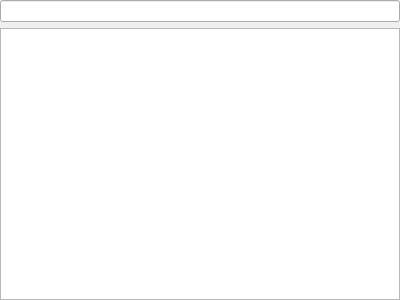
<?xml version="1.0" encoding="UTF-8"?>
<ui version="4.0">
 <class>GammaRay::MetaTypeBrowserWidget</class>
 <widget class="QWidget" name="GammaRay::MetaTypeBrowserWidget">
  <property name="geometry">
   <rect>
    <x>0</x>
    <y>0</y>
    <width>400</width>
    <height>300</height>
   </rect>
  </property>
  <layout class="QVBoxLayout" name="verticalLayout">
   <property name="margin">
    <number>0</number>
   </property>
   <item>
    <widget class="QLineEdit" name="metaTypeSearchLine"/>
   </item>
   <item>
    <widget class="GammaRay::DeferredTreeView" name="metaTypeView">
     <property name="contextMenuPolicy">
      <enum>Qt::CustomContextMenu</enum>
     </property>
     <property name="rootIsDecorated">
      <bool>false</bool>
     </property>
     <property name="uniformRowHeights">
      <bool>true</bool>
     </property>
    </widget>
   </item>
  </layout>
  <action name="actionRescanTypes">
   <property name="icon">
    <iconset theme="view-refresh"/>
   </property>
   <property name="text">
    <string>&amp;Rescan Meta Types</string>
   </property>
   <property name="toolTip">
    <string>Check for changes to the meta type database.</string>
   </property>
  </action>
 </widget>
 <customwidgets>
  <customwidget>
   <class>GammaRay::DeferredTreeView</class>
   <extends>QTreeView</extends>
   <header location="global">ui/deferredtreeview.h</header>
  </customwidget>
 </customwidgets>
 <resources/>
 <connections/>
</ui>
